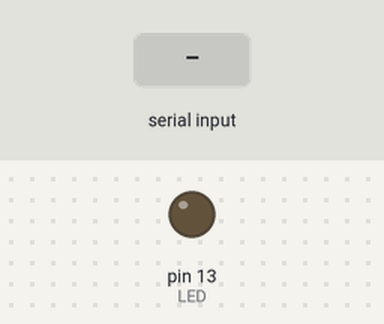
Simulated run of this sketch. Board: Arduino Uno, built with avr-gcc and run on an emulated ATmega328P. On the bench: output pins drawn as LEDs (lit = HIGH). Inputs (shaded band) come from the test bench.

Above: at 1.2 s.
1.3 s: "A" received over Serial
At 2.2 s:
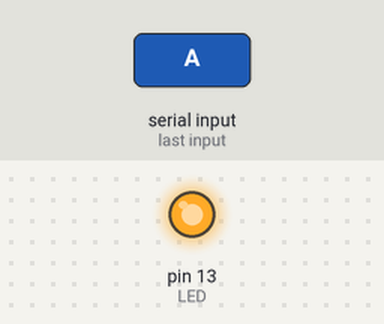
Timing chart, 0 to 4.3 s (numbered marks = the images above; inputs shaded):
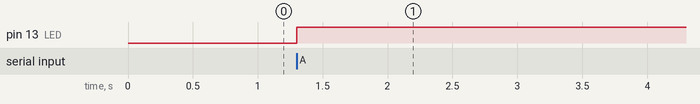

Measured:
- after the input at 1.3 s, pin 13 (LED): LOW → HIGH at once

The sketch:

bluetooth_blink.ino
```cpp
//www.elegoo.com
//2016.09.12

int LED=13;//Define 13 pin for LED
volatile int state = LOW;//The initial state of the function is defined as a low level
char getstr;    //Defines a function that receives the Bluetooth character
void setup() {
 pinMode(LED, OUTPUT);
Serial.begin(9600);
}
/*Control LED sub function*/
void stateChange()
{
  state = !state;
  digitalWrite(LED, state);
}
void loop() {
    getstr=Serial.read();//The Bluetooth serial port to receive the data in the function
    if(getstr=='A'){
    stateChange();
  }
}
```
